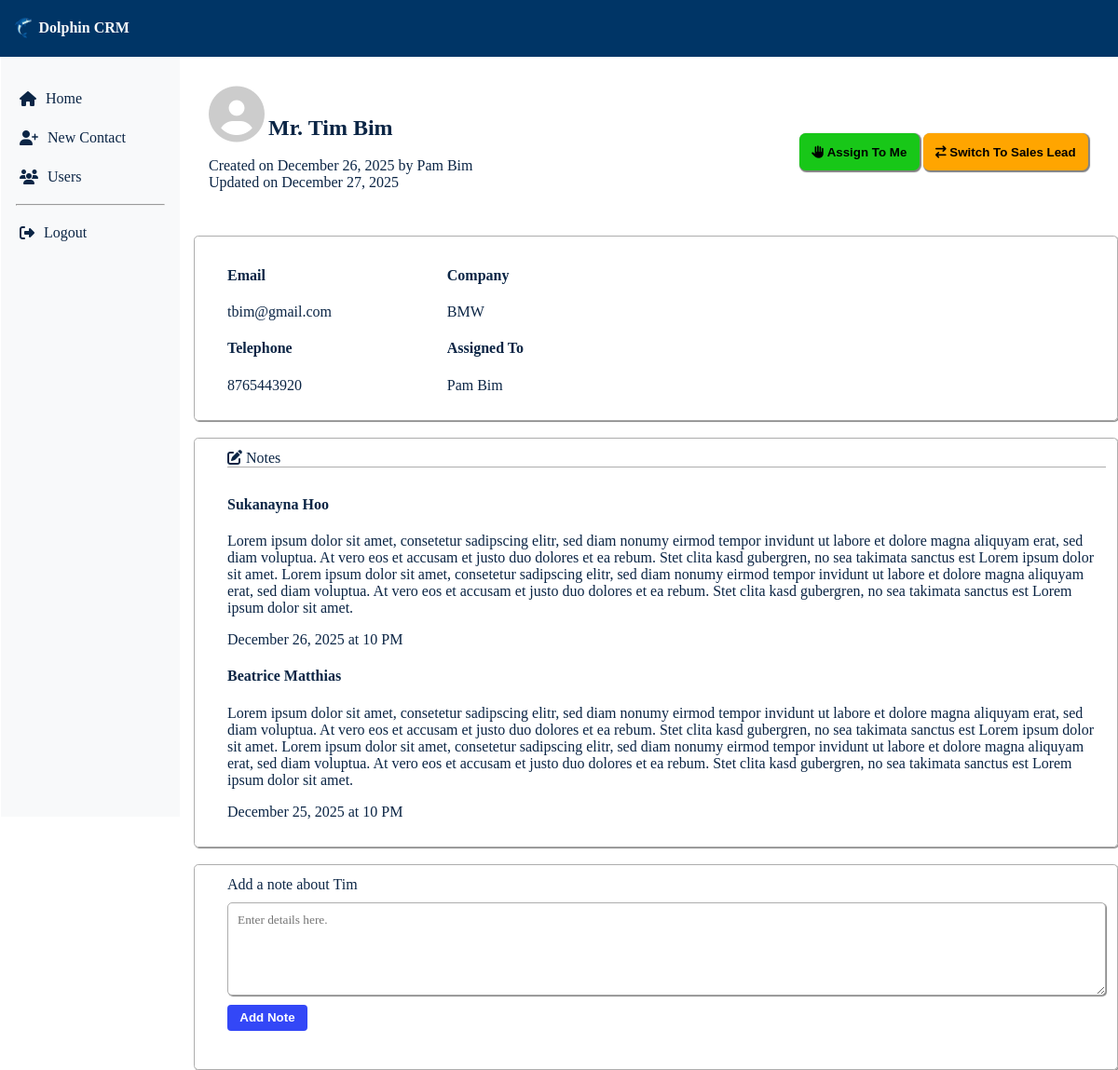
The app's page /pages/view.php?id=1 with its own data.
### tables this page shows
CREATE TABLE `contacts` (
  `id` int(8) NOT NULL,
  `title` varchar(8) NOT NULL,
  `firstname` varchar(32) NOT NULL,
  `lastname` varchar(32) NOT NULL,
  `email` varchar(64) NOT NULL,
  `telephone` varchar(32) NOT NULL,
  `company` varchar(255) NOT NULL,
  `type` varchar(255) NOT NULL,
  `assigned_to` int(8) NOT NULL,
  `created_by` int(8) NOT NULL,
  `created_at` timestamp NOT NULL DEFAULT current_timestamp(),
  `updated_at` timestamp NOT NULL DEFAULT current_timestamp() ON UPDATE current_timestamp()
);

CREATE TABLE `users` (
  `id` int(8) NOT NULL COMMENT 'Row ID and Table Primary Key',
  `firstname` varchar(32) NOT NULL COMMENT 'Stores users'' first name',
  `lastname` varchar(32) NOT NULL COMMENT 'Stores users'' last name',
  `password` varchar(255) NOT NULL COMMENT 'Stores users'' hashed password',
  `email` varchar(64) NOT NULL COMMENT 'Stores users'' email address',
  `role` varchar(32) NOT NULL COMMENT 'Stores users'' role at the company',
  `created_at` timestamp NOT NULL DEFAULT current_timestamp() COMMENT 'Gives a timestamp of when the account was created'
);

CREATE TABLE `notes` (
  `id` int(8) NOT NULL,
  `contact_id` int(8) NOT NULL,
  `comment` text NOT NULL,
  `created_by` int(8) NOT NULL,
  `created_at` timestamp NOT NULL DEFAULT current_timestamp()
);

### pages/view.php (the view, shortened to what this page needs)
<?php
require '../includes/dbconfig.php';
include '../includes/metadata.php';
include '../includes/header.php';
include '../includes/sidebar.php';
$contact_id = $_GET['id'];
$stmt = $conn->prepare("SELECT * FROM Contacts WHERE id = :id");
$stmt->bindParam(':id', $contact_id);
$stmt->execute();
$contact = $stmt->fetch(PDO::FETCH_ASSOC);
$stmt = $conn->prepare("SELECT * FROM users WHERE id = ". $contact['created_by']);
$stmt->execute();
$createdby=$stmt->fetchAll(PDO::FETCH_ASSOC)[0];
$name = $createdby['firstname'].' '.$createdby['lastname'];
$stmt = $conn->prepare("SELECT * FROM notes where contact_id= " . $contact['id']);
$stmt->execute();
$notes= $stmt->fetchAll(PDO::FETCH_ASSOC);
$stmt = $conn->prepare("SELECT * FROM users WHERE id = ". $contact['assigned_to']);
$stmt ->execute();
$assignedto = $stmt->fetchAll(PDO::FETCH_ASSOC)[0];
$aname= $assignedto['firstname'].' '.$assignedto['lastname'];
function convertDateFormat($date){
    $date = explode("-", $date);
    $monthNum  = $date[1];
    $dateObj   = DateTime::createFromFormat('!m', $monthNum);
    $monthName = $dateObj->format('F');
    return $monthName . " " . $date[2] . ", " . $date[0];
}
function convertTimeFormat($date){
$mysqlTime = $date;
try {
    $dateTime = new DateTime($mysqlTime);
    $formattedTime = $dateTime->format('h A');
    return $formattedTime;
} catch (Exception $e) {
    echo "Error: " . $e->getMessage();
}
}
?>
<head>
</head>
<section class ='view-contact-section'>
    <header class='page-head'>
        <div class="view-contact-container">
            <div class='contact-head'>
                <i class='fas fa-user-circle' style='font-size:60px; position:relative; color:#ccc;'></i> <strong id="ntitle"><?=$contact['title'].'.'.' '.$contact['firstname'].' '.$contact['lastname']?></strong>
                <p>
                    Created on  <?= convertDateFormat(substr($contact['created_at'],0,10)); ?> by  <?= $name; ?> <br>
                    Updated on  <?= convertDateFormat(substr($contact['updated_at'],0,10)); ?>
                </p>
            </div>
            <div class='btns'>
                <button id='assign'><i class ='fas fa-hand-paper'></i> Assign To Me</button>
                <button id='switch'><i class ='fas fa-exchange'></i> Switch To <?php if ($contact['type']=="Support") {echo "Sales Lead";} else{echo "Support";}?></button>
            </div>
        </div>
    </header>
    <div id='info-container'>
        <div id='email-info'>
            <label for="email"><h4>Email</h4></label>
            <p>
                <?= $contact['email']?>
            </p>
            <label for="telephone"><h4>Telephone</h4></label>
            <p>
                <?= $contact['telephone']?>
            </p>
        </div>
        <div id='company-info'>
            <label for="company"><h4>Company</h4></label>
            <p>
                <?=$contact['company']?>
            </p>
            <label for="assigned"><h4>Assigned To</h4></label>
            <p>
                <?=$aname?>
            </p>
        </div>
    </div>
    <br>
    <div id='notes-container'>
        <div id='note-info'>
            <label for='notes'><i class='fa-sharp fa-solid fa-pen-to-square'></i> Notes</label>
        </div>
        <div id='fetch-notes'>
            <?php foreach($notes as $note){
                $stmt = $conn->prepare("SELECT * FROM users WHERE id = ".$note['created_by']);
                $stmt->execute();
                $createdby=$stmt->fetchAll(PDO::FETCH_ASSOC)[0];
                echo "<h4>".$createdby['firstname'].' '.$createdby['lastname']."</h4>";
                echo "<p>".$note['comment']."</p>";
                echo "<p>". convertDateFormat(substr($note['created_at'],0,10))." at ". ltrim(convertTimeFormat($note['created_at']),'0')."</p>";
            }
            ?>
        </div>
    </div>
    <br>
    <div class='add-notes'>
        <form id="add-note-form" method='POST' action='submit'>
            <div class='add-container'>
                <label for='add-notes'>Add a note about <?=$contact['firstname']?></label>
                <textarea name='add' placeholder="Enter details here."></textarea>
            </div>
            <div class='btn-container'>
                <button id='add-note-btn' type='submit' class='<?=$id?>'>Add Note</button>
            </div>
        </form>
    </div>
</section>

### styles.css (style rules this page uses)
.view-contact-container { margin-left: 12em; padding: 2em; width:auto; height:auto; }
#info-container { clear: both; margin-left:13em; display: grid; grid-template-columns: repeat(4, 1fr); border-style: solid; border-width: thin; box-shadow: 1px 1px 1px grey; border-color: rgb(173, 173, 173); padding: 12px; padding-left:35px; border-radius: 0.3em; }
#notes-container { margin-left:13em; display: grid; grid-template-columns: repeat(1, 1fr); border-style: solid; border-width: thin; border-color: rgb(173, 173, 173); border-radius: 0.3em; padding: 12px; padding-left:35px; overflow-y: scroll; box-shadow: 1px 1px 1px grey; }
.add-notes { margin-left:13em; display: grid; grid-template-columns: repeat(1, 1fr); border-style: solid; border-width: thin; border-color: rgb(173, 173, 173); border-radius: 0.3em; padding: 12px; padding-left:35px; box-shadow: 1px 1px 1px grey; }
#note-info { border-bottom: thin solid rgb(173, 173, 173); margin-bottom:10px; }
.add-container textarea { width: 100%; height:100px; margin-top:10px; margin-bottom:10px; padding:10px; border-radius:5px; border:1px solid rgb(173, 173, 173); font-family: Cambria, Cochin, Georgia, Times, 'Times New Roman', serif; box-shadow: 1px 1px 1px grey; }
#add-note-btn { background-color: #3347f7; color: white; border: none; padding: 0.5em 1em; border-radius: 0.3em; font-weight: bold; margin-bottom: 1em; }
.view-contact-container { margin-left: 12em; padding: 2em; display: flex; flex-direction: row; background-color: white; width:auto; height:auto; justify-content: space-between; align-items: center; }
#ntitle { font-size: 24px; font-weight: bold; }
#assign { background-color: rgb(24, 199, 24); color: black; border: 0.4em; height: 40px; padding: 0.5em 1em; border-radius: 0.5em; font-weight: bold; margin-top: 1em; box-shadow: 1px 1px 1px 1px grey; }
#switch { background-color: orange; color: black; border: 0.1em; height: 40px; padding: 0.5em 1em; border-radius: 0.5em; font-weight: bold; margin-top: 1em; box-shadow: 1px 1px 1px 1px grey; }
.view-contact-section { background-color: white; }

### records on screen
contacts: title "Mr", firstname "Tim", lastname "Bim", created_at "December 26, 2025", updated_at "December 27, 2025", email "tbim@gmail.com", telephone "8765443920", company "BMW"
users: name "Pam Bim", aname "Pam Bim"
notes: created_by.firstname "Sukanayna", created_by.lastname "Hoo", comment "Lorem ipsum dolor sit amet, consetetur sadipscing elitr, sed diam nonumy eirmod tempor invidunt ut labore et dolore magna aliquyam erat, sed diam voluptua. At vero eos et accusam et justo duo dolores et ea rebum. Stet clita kasd gubergren, no sea takimata sanctus est Lorem ipsum dolor sit amet. Lorem ipsum dolor sit amet, consetetur sadipscing elitr, sed diam nonumy eirmod tempor invidunt ut labore et dolore magna aliquyam erat, sed diam voluptua. At vero eos et accusam et justo duo dolores et ea rebum. Stet clita kasd gubergren, no sea takimata sanctus est Lorem ipsum dolor sit amet.", created_at "December 26, 2025", created_at "10 PM"
notes: created_by.firstname "Beatrice", created_by.lastname "Matthias", comment "Lorem ipsum dolor sit amet, consetetur sadipscing elitr, sed diam nonumy eirmod tempor invidunt ut labore et dolore magna aliquyam erat, sed diam voluptua. At vero eos et accusam et justo duo dolores et ea rebum. Stet clita kasd gubergren, no sea takimata sanctus est Lorem ipsum dolor sit amet. Lorem ipsum dolor sit amet, consetetur sadipscing elitr, sed diam nonumy eirmod tempor invidunt ut labore et dolore magna aliquyam erat, sed diam voluptua. At vero eos et accusam et justo duo dolores et ea rebum. Stet clita kasd gubergren, no sea takimata sanctus est Lorem ipsum dolor sit amet.", created_at "December 25, 2025", created_at "10 PM"
